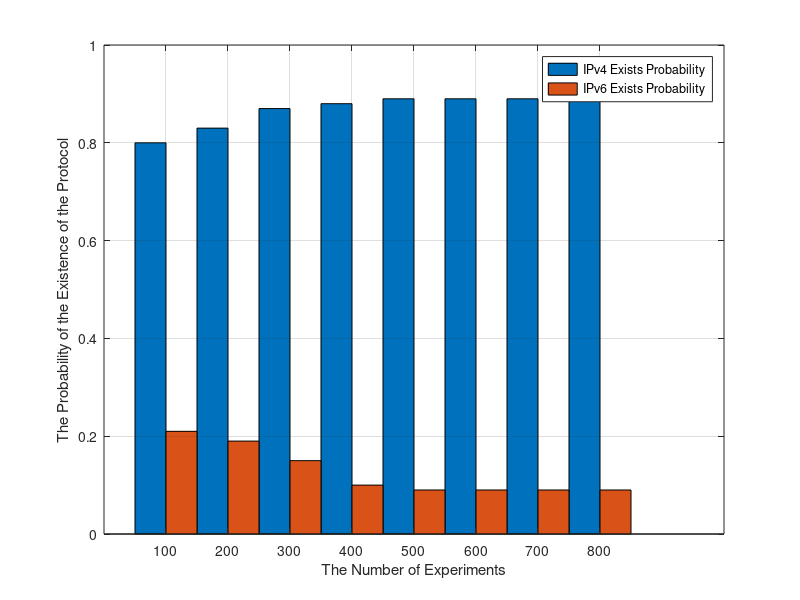

Recreate this plot in MATLAB.
%Section 4
%Subsection 4.1
%Plot a bar chart about the changes of the Survival;
clc;
clear;

x=[100,200,300,400,500,600,700,800];
y=[0.8,0.21;0.83,0.19;0.87,0.15;
    0.88,0.10;0.89,0.09;0.89,0.09;0.89,0.09;0.89,0.09];
%set(gca,'xticklabel',{'0.25','0.50','1.0','2.0','4.0','8.0'}) 
bar(x,y,1);
xlabel('The Number of Experiments');
ylabel('The Probability of the Existence of the Protocol')
legend('IPv4 Exists Probability','IPv6 Exists Probability ')
grid on;